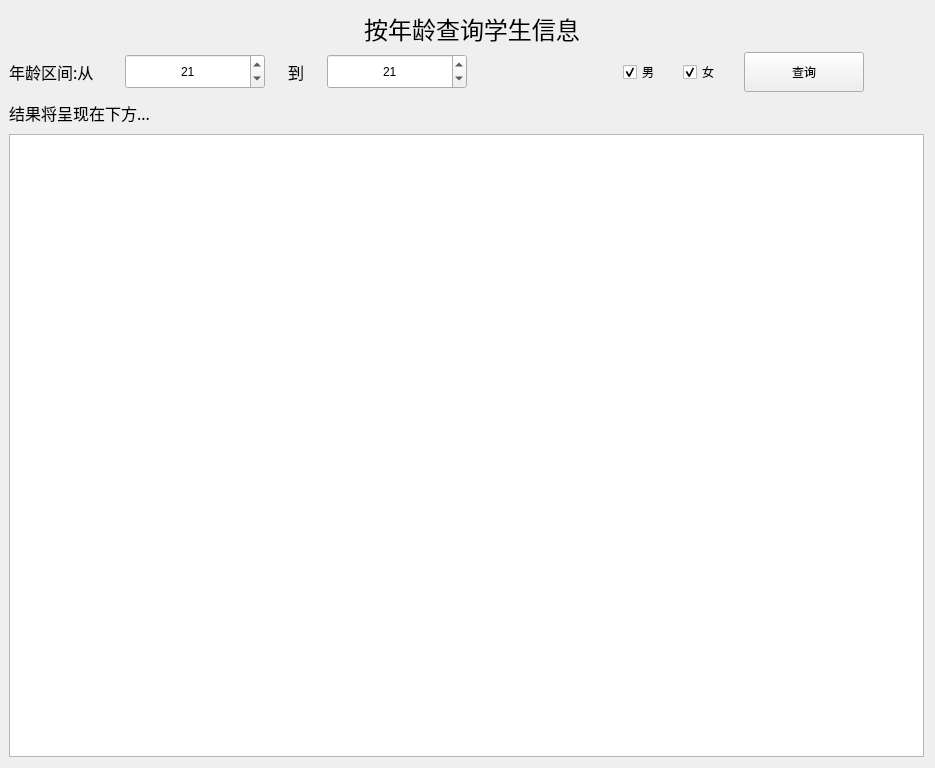
<?xml version="1.0" encoding="UTF-8"?>
<ui version="4.0">
 <class>Students_info_Age</class>
 <widget class="QWidget" name="Students_info_Age">
  <property name="geometry">
   <rect>
    <x>0</x>
    <y>0</y>
    <width>935</width>
    <height>768</height>
   </rect>
  </property>
  <property name="minimumSize">
   <size>
    <width>100</width>
    <height>35</height>
   </size>
  </property>
  <property name="windowTitle">
   <string>Form</string>
  </property>
  <layout class="QGridLayout" name="gridLayout">
   <property name="leftMargin">
    <number>9</number>
   </property>
   <item row="10" column="0" colspan="8">
    <layout class="QVBoxLayout" name="dataTable_Vlayout">
     <item>
      <widget class="QLabel" name="resultHint_label">
       <property name="minimumSize">
        <size>
         <width>500</width>
         <height>30</height>
        </size>
       </property>
       <property name="maximumSize">
        <size>
         <width>600</width>
         <height>60</height>
        </size>
       </property>
       <property name="font">
        <font>
         <family>宋体</family>
         <pointsize>12</pointsize>
        </font>
       </property>
       <property name="text">
        <string>结果将呈现在下方...</string>
       </property>
      </widget>
     </item>
     <item>
      <widget class="TableWidget" name="data_tableWidget">
       <property name="minimumSize">
        <size>
         <width>500</width>
         <height>450</height>
        </size>
       </property>
       <property name="maximumSize">
        <size>
         <width>6000</width>
         <height>1500</height>
        </size>
       </property>
      </widget>
     </item>
    </layout>
   </item>
   <item row="4" column="2">
    <widget class="QLabel" name="transition_age_label">
     <property name="minimumSize">
      <size>
       <width>20</width>
       <height>35</height>
      </size>
     </property>
     <property name="maximumSize">
      <size>
       <width>50</width>
       <height>35</height>
      </size>
     </property>
     <property name="font">
      <font>
       <family>宋体</family>
       <pointsize>12</pointsize>
      </font>
     </property>
     <property name="text">
      <string>到</string>
     </property>
     <property name="alignment">
      <set>Qt::AlignCenter</set>
     </property>
    </widget>
   </item>
   <item row="4" column="6">
    <widget class="PrimaryPushButton" name="select_pushButton">
     <property name="minimumSize">
      <size>
       <width>120</width>
       <height>40</height>
      </size>
     </property>
     <property name="maximumSize">
      <size>
       <width>150</width>
       <height>40</height>
      </size>
     </property>
     <property name="mouseTracking">
      <bool>true</bool>
     </property>
     <property name="text">
      <string>查询</string>
     </property>
    </widget>
   </item>
   <item row="2" column="3">
    <widget class="QLabel" name="title_label">
     <property name="minimumSize">
      <size>
       <width>290</width>
       <height>30</height>
      </size>
     </property>
     <property name="maximumSize">
      <size>
       <width>310</width>
       <height>35</height>
      </size>
     </property>
     <property name="font">
      <font>
       <family>宋体</family>
       <pointsize>18</pointsize>
      </font>
     </property>
     <property name="text">
      <string>按年龄查询学生信息</string>
     </property>
     <property name="alignment">
      <set>Qt::AlignCenter</set>
     </property>
    </widget>
   </item>
   <item row="4" column="1">
    <widget class="SpinBox" name="Age_Minimum_SpinBox">
     <property name="minimumSize">
      <size>
       <width>140</width>
       <height>35</height>
      </size>
     </property>
     <property name="maximumSize">
      <size>
       <width>140</width>
       <height>35</height>
      </size>
     </property>
     <property name="alignment">
      <set>Qt::AlignCenter</set>
     </property>
     <property name="value">
      <number>21</number>
     </property>
    </widget>
   </item>
   <item row="4" column="5">
    <widget class="CheckBox" name="female_CheckBox">
     <property name="text">
      <string>女</string>
     </property>
     <property name="checked">
      <bool>true</bool>
     </property>
    </widget>
   </item>
   <item row="4" column="3">
    <widget class="SpinBox" name="Age_Maxmum_SpinBox">
     <property name="minimumSize">
      <size>
       <width>140</width>
       <height>35</height>
      </size>
     </property>
     <property name="maximumSize">
      <size>
       <width>140</width>
       <height>35</height>
      </size>
     </property>
     <property name="layoutDirection">
      <enum>Qt::LeftToRight</enum>
     </property>
     <property name="alignment">
      <set>Qt::AlignCenter</set>
     </property>
     <property name="value">
      <number>21</number>
     </property>
    </widget>
   </item>
   <item row="4" column="0">
    <widget class="QLabel" name="Age_head_label">
     <property name="minimumSize">
      <size>
       <width>110</width>
       <height>0</height>
      </size>
     </property>
     <property name="maximumSize">
      <size>
       <width>150</width>
       <height>16777215</height>
      </size>
     </property>
     <property name="font">
      <font>
       <family>宋体</family>
       <pointsize>12</pointsize>
      </font>
     </property>
     <property name="text">
      <string>年龄区间:从</string>
     </property>
    </widget>
   </item>
   <item row="4" column="4">
    <widget class="CheckBox" name="Male_CheckBox">
     <property name="text">
      <string>男</string>
     </property>
     <property name="checkable">
      <bool>true</bool>
     </property>
     <property name="checked">
      <bool>true</bool>
     </property>
     <property name="tristate">
      <bool>false</bool>
     </property>
    </widget>
   </item>
  </layout>
 </widget>
 <customwidgets>
  <customwidget>
   <class>CheckBox</class>
   <extends>QCheckBox</extends>
   <header>qfluentwidgets</header>
  </customwidget>
  <customwidget>
   <class>PushButton</class>
   <extends>QPushButton</extends>
   <header>qfluentwidgets</header>
  </customwidget>
  <customwidget>
   <class>PrimaryPushButton</class>
   <extends>PushButton</extends>
   <header>qfluentwidgets</header>
  </customwidget>
  <customwidget>
   <class>SpinBox</class>
   <extends>QSpinBox</extends>
   <header>qfluentwidgets</header>
  </customwidget>
  <customwidget>
   <class>TableWidget</class>
   <extends>QTableWidget</extends>
   <header>qfluentwidgets</header>
  </customwidget>
 </customwidgets>
 <resources/>
 <connections/>
</ui>
